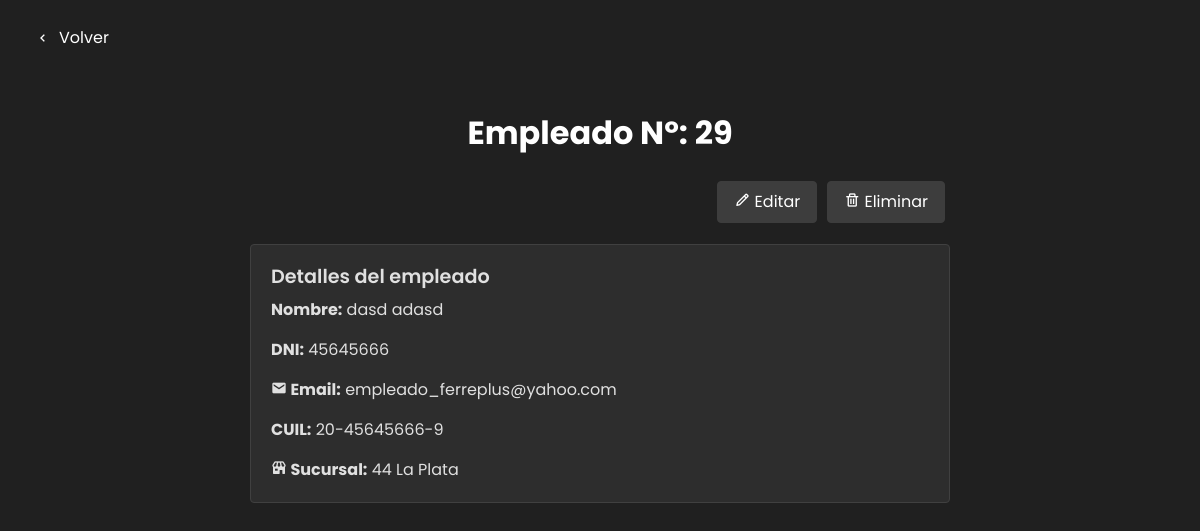
/detalle-empleado/29/, run on the app's committed database.
### vista_usuario/models.py (models this page shows)
class User(AbstractUser):
    email = models.EmailField(blank=True,default="")
    dni = models.CharField(max_length=8)
    fecha_nacimiento = models.DateField()
    cuil = models.CharField(max_length=13,default="")
    sucursal = models.ForeignKey(Sucursal, on_delete=models.SET_NULL,default="", null=True)

### vista_administrador/models.py (models this page shows)
class Sucursal(models.Model):
    nombre = models.CharField(max_length=100)
    direccion = models.CharField(max_length=100)

### vista_administrador/views.py (the view)
# urls.py: path('detalle-empleado/<str:empleado_id>/',admin_view.detalle_empleado,name='detalle-empleado'),
def detalle_empleado(request,empleado_id):
    a_ver = User.objects.get(id=empleado_id)
    return render(request,os.path.join(TEMPLATE_DIR,'detalle_empleado.html'),{'empleado' : a_ver})

### vista_usuario/middelwares/middelware.py (called while the page is built)
    def __call__(self, request):
        response = self.get_response(request)
        if request.path == reverse('cerrar_sesion') and request.user.is_authenticated:
            return redirect('inicio')  # Redirige a la página de inicio después de cerrar sesión
        return response

### templates/vista_administrador/detalle_empleado.html (shortened to what this page needs)
<!DOCTYPE html>
<html lang="es">
<head>
    <link href="https://stackpath.bootstrapcdn.com/bootstrap/4.5.2/css/bootstrap.min.css" rel="stylesheet">
    <link href="https://cdn.jsdelivr.net/npm/bootstrap-icons@1.10.3/font/bootstrap-icons.css" rel="stylesheet">
    <link href='https://unpkg.com/boxicons@2.1.4/css/boxicons.min.css' rel='stylesheet'>
    {% load static %}
    <link rel="stylesheet" type="text/css" href="{% static 'css/ver_sucursales.css' %}">
</head>
<body>
    <div class="custom-container">
        <button id="BotonVolver" class="btn btn-secondary">
          <a href="{% url 'ver-empleados' %}">
            <i class='bx bx-chevron-left'>
              <span>Volver</span>
            </i>
          </a>
        </button>
    </div>
    <div class="container">
        <div class="mb-3 text-center">
            <h1>Empleado Nº: {{ empleado.id }}</h1>
        </div>
        <div class="d-flex justify-content-end mb-3">
            <a href="{% url 'editar_empleado' empleado.id %}" class="btn btn-primary me-2">
                <i class="bx bx-pencil"></i> Editar
            </a>
            <button class="btn btn-danger" onclick="confirmarEliminacionEmpleado('{{ empleado.id }}')">
                <i class="bx bx-trash"></i> Eliminar
            </button>
        </div>
        <div class="card mb-4">
            <div class="card-body">
                <h5 class="card-title">Detalles del empleado</h5>
                <p class="card-text"><strong>Nombre:</strong> {{ empleado.first_name}} {{empleado.last_name }}</p>
                <p class="card-text"><strong>DNI:</strong> {{ empleado.dni }}</p>
                <p class="card-text"><strong><i class='bx bxs-envelope' ></i> Email:</strong> {{ empleado.email }}</p>
                <p class="card-text"><strong>CUIL:</strong> {{ empleado.cuil }}</p>
                <p class="card-text"><strong><i class='bx bxs-store'></i> Sucursal:</strong> {{ empleado.sucursal.id }} {{empleado.sucursal.nombre}}</p>
            </div>
        </div>
</body>
</html>

### ferreplus/static/css/ver_sucursales.css (style rules this page uses)
* { font-family: "Poppins", sans-serif; font-weight: 400; font-style: normal; box-sizing: border-box; }
body { min-height: 100%; background-color: #202020; color: #ffffff; }
.container { max-width: 800px; margin: 0 auto; padding: 50px; }
h1 { font-size: 2rem; font-weight: 700; margin-bottom: 20px; }
.btn { background-color: #3d3d3d; border-color: #3d3d3d; color: #ffffff; transition: background-color 0.3s ease; padding: 8px 16px; border-radius: 4px; margin: 5px; }
.card { background-color: #2d2d2d; border-color: #404040; color: #e0e0e0; margin-bottom: 20px; }
.card-title { font-size: 1.2rem; font-weight: 600; margin-bottom: 10px; }
.custom-container { margin-top: 10px; margin-left: 20px; }
.custom-container button { background-color: transparent; color: #ffffff; border: none; padding: 10px; border-radius: 8px; cursor: pointer; text-decoration: none; }
.custom-container button a { color: inherit; text-decoration: none; }
.custom-container button i { vertical-align: middle; margin-right: 5px; }
.custom-container button span { vertical-align: top; }

### data on the page
User: id "29", first_name "dasd", last_name "adasd", dni "45645666", email "empleado_ferreplus@yahoo.com", cuil "20-45645666-9", sucursal.id "44", sucursal.nombre "La Plata"
